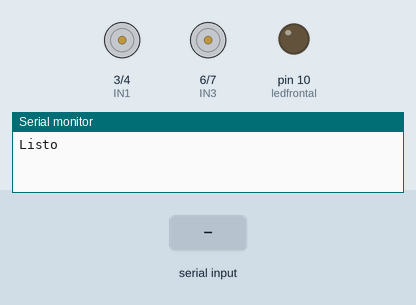
Recording of a sketch running on a simulated Arduino Uno, built with avr-gcc and run on an emulated ATmega328P. Parts: motor-driver pin pairs drawn as motors (green arrow = first pin HIGH = forward, orange = second pin HIGH = backward, longer = more drive, scaled by the enable pin), output pins drawn as LEDs (lit = HIGH), the last lines printed to the serial monitor. The test bench sets the inputs (shaded band).

Above: at 1.2 s.
1.3 s: "W" received over the second serial link
At 1.6 s:
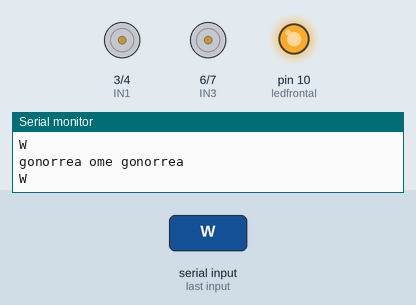
2.8 s: "F" received over the second serial link
At 3.9 s:
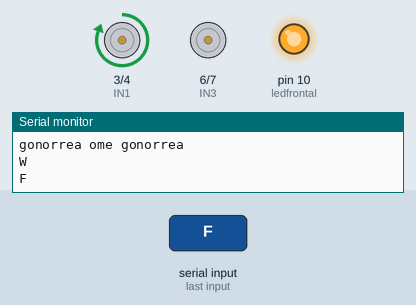
4.3 s: "w" received over the second serial link
At 5.1 s:
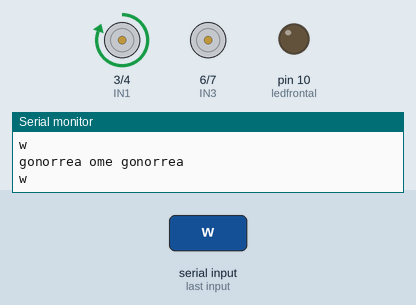
5.8 s: "B" received over the second serial link
At 6.2 s:
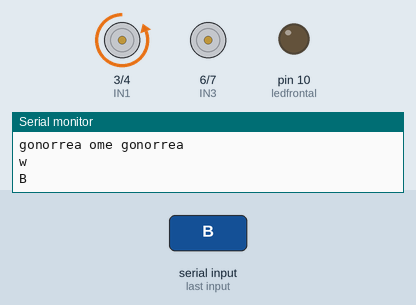
7.3 s: "L" received over the second serial link
At 8.5 s:
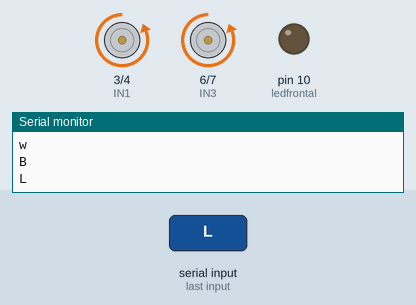
8.8 s: "R" received over the second serial link
At 9.7 s:
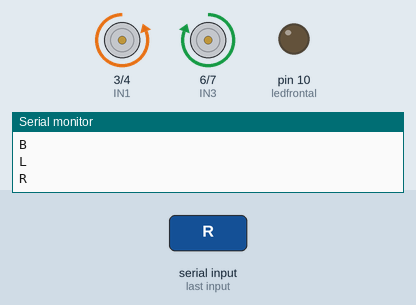
Timing chart, 0 to 11.3 s (numbered marks = the images above; inputs shaded):
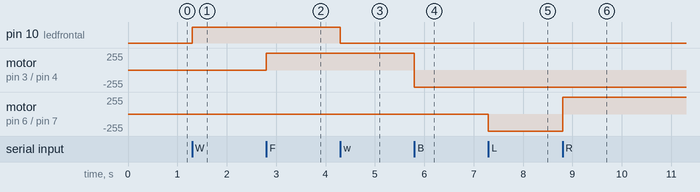

Measured:
- after the input at 1.3 s, pin 10 (ledfrontal): LOW → HIGH at once
- after the input at 2.8 s, motor on pin 3 (IN1) / pin 4 (IN2): stopped → forward 255/255 at once
- after the input at 4.3 s, pin 10 (ledfrontal): HIGH → LOW at once
- after the input at 5.8 s, motor on pin 3 (IN1) / pin 4 (IN2): forward 255/255 → backward 255/255 at once
- after the input at 7.3 s, motor on pin 6 (IN3) / pin 7 (IN4): stopped → backward 255/255 at once
- after the input at 8.8 s, motor on pin 6 (IN3) / pin 7 (IN4): backward 255/255 → forward 255/255 at once

The sketch:

carro_arduino.ino
```cpp
#include <SoftwareSerial.h>

SoftwareSerial miBT(11, 12); /// SoftwareSerial(rxPin,txPin)

char dato = 0;
int ledfrontal = 10  ;
int ENA  = 2;
int IN1 =  3;
int IN2 = 4;
int ENB = 5;
int IN3 = 6;
int IN4 = 7;

void setup() {
  Serial.begin(9600);
  miBT.begin(9600);
  Serial.println("Listo");

  pinMode(ledfrontal, OUTPUT);
  pinMode(ENA, OUTPUT);
  pinMode(IN1, OUTPUT);
  pinMode(IN2, OUTPUT);
  pinMode(ENB, OUTPUT);
  pinMode(IN3, OUTPUT);
  pinMode(IN4, OUTPUT);
}

void loop() {
  if (miBT.available()) {
    dato = miBT.read();
    Serial.println(dato);

    if (dato == 'W' || dato == 'w') {
      led_frontal();
      Serial.println("gonorrea ome gonorrea ");
      Serial.println(dato);
    }

    if (dato == 'F')
      adelante();

    if (dato == 'B')
      atras();


    if (dato == 'L')
      izquierda();

    if (dato == 'R')
      derecha();

    if (dato == 'U' || dato == 'u')
      swich_carro();

  }
}

void led_frontal() {

  digitalWrite(ledfrontal, !digitalRead(ledfrontal));
}

void adelante() {
  digitalWrite(ENA, HIGH);
  digitalWrite(IN1, HIGH);
  digitalWrite(IN2, LOW);

}
void atras() {


  digitalWrite(ENA, HIGH);
  digitalWrite(IN1, LOW);
  digitalWrite(IN2, HIGH);


}

void izquierda() {

  digitalWrite(ENB, HIGH);
  digitalWrite(IN3, LOW);
  digitalWrite(IN4, HIGH);
}
void derecha() {

  digitalWrite(ENB, HIGH);
  digitalWrite(IN3, HIGH);
  digitalWrite(IN4, LOW);
}
void swich_carro() {
  digitalWrite(ENA, !digitalRead(ENA));
  digitalWrite(ENB, !digitalRead(ENB));
}
```
